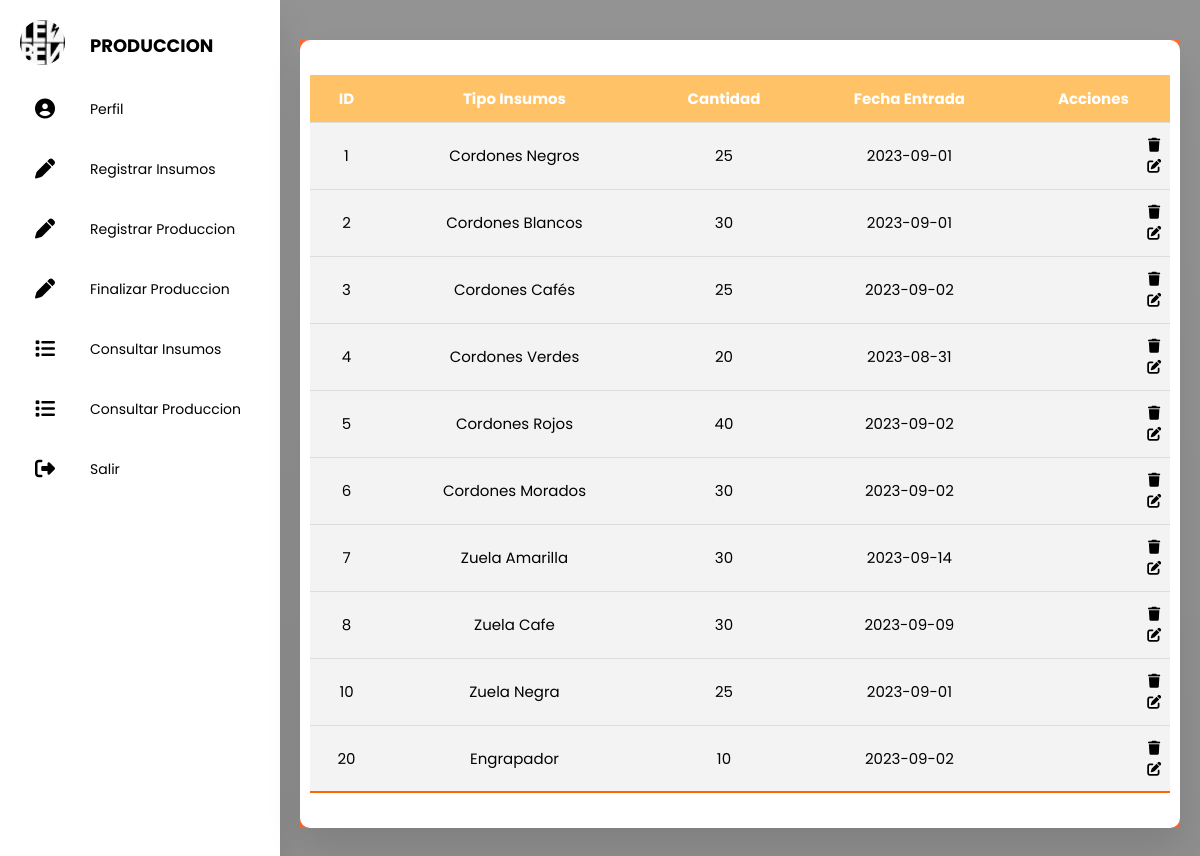
/SanProduccion/PHP/Sa_ConsultarInsumos.php, run on the app's committed database.
### tables this page shows
CREATE TABLE `insumos` (
  `idInsumos` int(10) UNSIGNED NOT NULL,
  `cantidadInsumos` int(11) DEFAULT NULL,
  `tipoInsumos` varchar(20) DEFAULT NULL,
  `fechaInsumos` date DEFAULT NULL
);

### SanProduccion/PHP/Sa_ConsultarInsumos.php (the view, shortened to what this page needs)
<!DOCTYPE html>
<html lang="en">
<head>
  <link rel="stylesheet" href="../CSS/Sa_Produccion.css">
  <link rel="stylesheet" href="https://cdnjs.cloudflare.com/ajax/libs/font-awesome/5.15.4/css/all.min.css" />
  <link rel="stylesheet" href="https://cdnjs.cloudflare.com/ajax/libs/font-awesome/6.4.2/css/all.min.css" />
</head>
<body>
  <div class="container">
    <section>
      <nav class="a-hover">
        <ul>
          <li>
            <a href="#" class="logo">
              <img src="../IMG/leben.jpg" alt="">
              <span class="nav-item">PRODUCCION</span>
            </a>
          </li>
          <li><a href="../HTML/SaProduccion.html">
              <i class="fas fa-circle-user"></i>
              <span class="nav-item">Perfil</span>
            </a></li>
          <li><a href="../PHP/Sa_RegistarInsumos.php">
              <i class="fas fa-pen"></i>
              <span class="nav-item">Registrar Insumos</span>
            </a></li>
          <li><a href="../PHP/Sa_RegistrarProduccion.php">
              <i class="fas fa-pen"></i>
              <span class="nav-item">Registrar Produccion</span>
            </a></li>
          <li><a href="../PHP/Sa_FinalizarProduccion.php">
              <i class="fas fa-pen"></i>
              <span class="nav-item">Finalizar Produccion</span>
            </a></li>
          <li><a href="../PHP/Sa_ConsultarInsumos.php">
              <i class="fas fa-list"></i>
              <span class="nav-item">Consultar Insumos</span>
            </a></li>
          <li><a href="../PHP/Sa_ConsultarProduccion.php">
              <i class="fas fa-list"></i>
              <span class="nav-item">Consultar Produccion</span>
            </a></li>
          <li><a href="../SanSalir.html">
              <i class="fas fa-sign-out-alt"></i>
              <span class="nav-item">Salir</span>
            </a></li>
        </ul>
      </nav>
    </section>
    <section class="main">
      <section class="attendance">
        <div class="attendance-list">
          <table class="table">
            <thead>
              <tr>
                <th>ID</th>
                <th>Tipo Insumos</th>
                <th>Cantidad</th>
                <th>Fecha Entrada</th>
                <th>Acciones</th>
              </tr>
            </thead>
            <tbody>
              <tr>
                <?php
                require("../conexion.php");
                try {
                  $pdo = new PDO("mysql:host=127.0.0.1;dbname=snb", "root", "");
                  $pdo->setAttribute(PDO::ATTR_ERRMODE, PDO::ERRMODE_EXCEPTION);
                  $consulta = "SELECT idInsumos, tipoInsumos, cantidadInsumos, fechaInsumos FROM insumos;";
                  $stmt = $pdo->query($consulta);
                  while ($fila = $stmt->fetch(PDO::FETCH_ASSOC)) {
                    $idInsumo = $fila['idInsumos'];
                    $tipoInsumo = $fila['tipoInsumos'];
                    $cantidadInsumos = $fila['cantidadInsumos'];
                    $fechaInsumos = $fila['fechaInsumos'];
                    echo "<tr>";
                    echo "<td>$idInsumo</td>";
                    echo "<td>$tipoInsumo</td>";
                    echo "<td>$cantidadInsumos </td>";
                    echo "<td>$fechaInsumos</td>";
                    echo "<td><a class='btn-eliminar' href='#' onclick='confirmarEliminacion(" . $fila["idInsumos"] . ")'><i class='fa-solid fa-trash'></i></a>";
                    echo "<a class='btn-eliminar' href='Sa_EditarInsumos.php?idInsumos=" . $fila["idInsumos"] . "'><i class='fa-solid fa-pen-to-square'></i></a></td>";
                    echo "</tr>";
                  }
                } catch (PDOException $e) {
                  echo "Error: " . $e->getMessage();
                }
                ?>
            </tbody>
          </table>
        </div>
      </section>
    </section>
  </div>
</body>
</html>

### SanProduccion/conexion.php (shortened to what this page needs)
<!DOCTYPE html>
<html lang="en">
<head>
</head>
<body>
</body>
</html>

### SanProduccion/CSS/Sa_Produccion.css (style rules this page uses)
* { margin: 0; padding: 0; outline: none; border: none; text-decoration: none; box-sizing: border-box; font-family: "Poppins", sans-serif; }
body { background-image: linear-gradient(rgba(0, 0, 0, 0.422), rgba(0, 0, 0, 0.445)), url(../IMG/Fondo.jpg); -webkit-background-size: cover; background-size: cover; background-attachment: fixed; }
.container { display: flex; }
nav { position: relative; top: 0; bottom: 0; height: 110vh; left: 0; background: #ffffff; width: 280px; overflow: hidden; box-shadow: 0 20px 35px rgba(0, 0, 0, 0.1); }
.logo { text-align: center; display: flex; margin: 10px 0 0 10px; }
.logo img { width: 45px; height: 45px; border-radius: 50%; }
.logo span { font-weight: bold; padding-left: 15px; font-size: 18px; text-transform: uppercase; }
.btn-eliminar { position: relative; top: 0; bottom: 0; height: 5%; width: 25px; left: 110px; padding: 20px; overflow: flex; border-radius: 25%; }
a { position: relative; color: rgb(0, 0, 0); font-size: 14px; display: table; width: 280px; padding: 10px; }
.fas { position: relative; width: 70px; height: 40px; top: 14px; font-size: 20px; text-align: center; }
.nav-item { position: relative; top: 12px; margin-left: 10px; }
.main { position: relative; padding: 20px; width: 100%; }
.attendance { margin-top: 20px; text-transform: capitalize; background: rgb(255, 105, 51); }
.attendance-list { width: 100%; padding: 10px; margin-top: 10px; background: #fff; border-radius: 10px; box-shadow: 0 20px 35px rgba(0, 0, 0, 0.1); position: sticky; top: 0; left: 0; }
.table { border-collapse: collapse; margin: 25px 0; font-size: 15px; min-width: auto; overflow-y: hidden; border-radius: 5px 5px 0 0; width: 100%; }
table thead tr { color: #fff; background: rgba(255, 153, 0, 0.6); text-align: flex; font-weight: bold; position: sticky; top: 0; left: 0; }
.table th, .table td { padding: 12px 15px; }
.table tbody tr { border-bottom: 1px solid #ddd; }
.table tbody tr { background: #f3f3f3; text-align: center; }

### data on the page
insumos: idInsumos "1", tipoInsumos "Cordones Negros", cantidadInsumos "25", fechaInsumos "2023-09-01"
insumos: idInsumos "2", tipoInsumos "Cordones Blancos", cantidadInsumos "30", fechaInsumos "2023-09-01"
insumos: idInsumos "3", tipoInsumos "Cordones Cafés", cantidadInsumos "25", fechaInsumos "2023-09-02"
insumos: idInsumos "4", tipoInsumos "Cordones Verdes", cantidadInsumos "20", fechaInsumos "2023-08-31"
insumos: idInsumos "5", tipoInsumos "Cordones Rojos", cantidadInsumos "40", fechaInsumos "2023-09-02"
insumos: idInsumos "6", tipoInsumos "Cordones Morados", cantidadInsumos "30", fechaInsumos "2023-09-02"
insumos: idInsumos "7", tipoInsumos "Zuela Amarilla", cantidadInsumos "30", fechaInsumos "2023-09-14"
insumos: idInsumos "8", tipoInsumos "Zuela Cafe", cantidadInsumos "30", fechaInsumos "2023-09-09"
insumos: idInsumos "10", tipoInsumos "Zuela Negra", cantidadInsumos "25", fechaInsumos "2023-09-01"
insumos: idInsumos "20", tipoInsumos "Engrapador", cantidadInsumos "10", fechaInsumos "2023-09-02"
